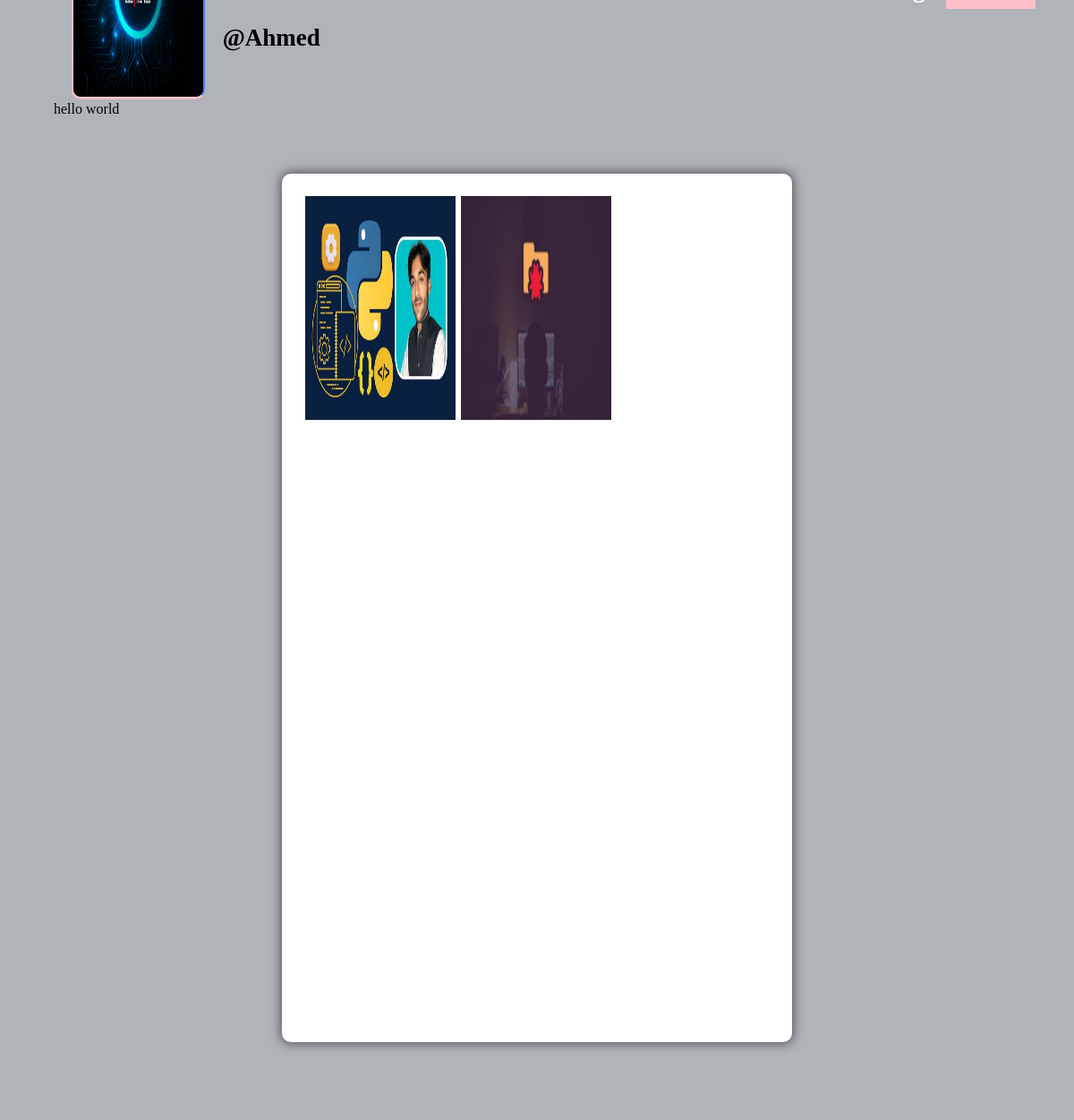
/accounts/profile/ahmed, run on the app's committed database.
### accounts/models.py (models this page shows, shortened)
class Profile(models.Model):
    user = models.ForeignKey(User, on_delete=models.CASCADE)
    bio = models.TextField(blank=True)
    profileimg =  models.ImageField(upload_to='profile_images',default='blank-profile-picture.png')
    location = models.CharField(max_length=50, blank=True)
    class Meta:
        verbose_name = ("Profile")
        verbose_name_plural = ("Profiles")

### core/models.py (models this page shows, shortened)
class Post(models.Model):
    id = models.UUIDField(primary_key=True, default=uuid.uuid4)
    user = models.CharField(max_length=50)
    img = models.ImageField(upload_to='post_image')
    description = models.TextField()
    created_at = models.DateTimeField(default=datetime.now)
    no_of_like =models.IntegerField(default=0)
    class Meta:
        verbose_name = ("Post")
        verbose_name_plural = ("Posts")

### accounts/views.py (the view)
# urls.py: path('profile/<str:pk>', views.profile, name='profile'),
def profile(request, pk):
    user_object = User.objects.get(username=pk)
    user_profile = Profile.objects.get(user=user_object)
    user_posts = Post.objects.filter(user=pk)
    user_post_length = len(user_posts)
    followers = request.user.username
    user = pk
    if FollowersCount.objects.filter(followers=followers, user=user).first():
        button_text = 'UnFollow'
    else:
        button_text = 'Follow'
    user_followers = len(FollowersCount.objects.filter(user=pk))
    user_following = len(FollowersCount.objects.filter(followers=pk))
    context = {
         'user_object' : user_object,
         'user_profile' : user_profile,
         'user_posts' : user_posts,
         'user_post_length' : user_post_length,
         'button_text' : button_text,
         'user_followers' : user_followers,
         'user_following' : user_following,
    }
    return render(request, 'accounts/profile.html', context)

### accounts/templates/accounts/profile.html (shortened to what this page needs)
{% load static %}
<!DOCTYPE html>
<html lang="en">
<head>
    <link rel="stylesheet" href="{% static 'css/main.min.css' %}">
    <link rel="stylesheet" href="{% static 'css/style.css' %}">
    <link rel="stylesheet" href="{% static 'css/color.css' %}">
    <link rel="stylesheet" href="{% static 'css/responsive.css' %}">
</head>
<body>
	<section>
			<div class="feature-photo">
				<figure><img src="{% static 'images/resources/timeline-1.jpg' %}" alt=""></figure>
				<form action="/follow" method="POST">
					<div class="add-btn">
					{% if user_object.username == user.username %}
						<a href="/settings" data-ripple="" style="background-color: #ffc0cb; border: #ffc0cb;">Account Settings</a>
					{% else %}
						<a data-ripple=""><button type="submit" style="background-color: #ffc0cb; border: #ffc0cb;">{{button_text}}</button></a>
					{% endif %}
					</div>
				</form>
				<div class="container-fluid">
					<div class="row merged">
						<div class="col-lg-2 col-sm-3">
							<div class="user-avatar">
								<figure>
									<img src="{{user_profile.profileimg.url}}" style="height: 250px; width: 100%;" alt="">
								</figure>
							</div>
						</div>
						<div class="col-lg-10 col-sm-9">
							<div class="timeline-info">
								<ul>
									<li class="admin-name">
									  <h5 style="color: black;white-space: nowrap; width: 110px; font-size: 27px;"><b>@{{user_profile.user|capfirst}}</b></h5>
									</li>
								</ul>
							</div>
						</div>
					</div>
				</div>
			</div>
		</section>
		<section>
			<div class="bio">
				{{user_profile.bio}}
			</div>
		</section>
	<section>
		<div class="gap gray-bg">
			<div class="container-fluid">
				<div class="row">
					<div class="col-lg-12">
						<div class="row" id="page-contents">
							<div class="col-lg-3">
								<aside class="sidebar static">
								</aside>
							</div>
							<div class="col-lg-6">
								<div class="central-meta">
									<ul class="photos">
										{% for post in user_posts %}
											<li>
												<a class="strip" href="{{post.img.url}}" title="" data-strip-group="mygroup" data-strip-group-options="loop: false">
													<img src="{{post.img.url}}" style="height: 250px; width: 300px;" alt=""></a>
											</li>
										{% endfor %}
									</ul>
								</div>
							</div>
							<div class="col-lg-3">
								<aside class="sidebar static">
								</aside>
							</div>
						</div>
					</div>
				</div>
			</div>
		</div>
	</section>
</body>
</html>

### static/css/color.css (style rules this page uses)
#nprogress .bar, .timeline-info > ul li a::before, .add-btn > a, .activitiez > li::before, form button, .colla-apps > li a:hover, a.underline:before, .setting-row input:checked + label, .user-avatar:hover .edit-phto, .error-meta > a, .color-bg, .add-butn, .nav.nav-tabs.likes-btn > li a.active, a.dislike-btn, .drop > a:hover, .btn-view.btn-load-more:hover, .accordion .card h5 button[aria-expanded="true"], .chat-head, .f-page > figure em, .inbox-panel-head > ul > li > a, .nav-tabs--left .nav-link.active, .nav-tabs--left .nav-link.active:hover, footer .widget-title h4::before, #topcontrol, .sidebar .widget-title::before, .f-title::before, .g-post-classic > figure > i::after, .purify > a, .help-list > a:hover, .open-position::before, .info > a, .category-box:hover, .category-box.selected, a.main-btn, .section-heading::before, .getquot-baner, .more-branches > h4::before, .is-helpful > a, .cart-optionz > li > a:hover, .paginationz > li a:hover, .paginationz > li a.active, .shopping-cart, a.btn2:hover, .form-submit > input[type="submit"], button.submit-checkout, .delete-cart:hover, .proceed .button, .amount-area .update-cart, a.addnewforum, .apply-bttons > a { background: orange; }

### static/css/responsive.css (style rules this page uses)
@media screen and (max-width: 1281px) and (min-width: 1024px) { .photos > li { min-width: 32.2%; width: 32.2%; } }
@media screen and (max-width: 1281px) and (min-width: 1024px) { .timeline-info { line-height: 51px; } }
@media screen and (max-width: 1281px) and (min-width: 1024px) { .timeline-info .admin-name > h5 { font-size: 20px; } }
@media screen and (max-width: 1281px) and (min-width: 1024px) { .user-avatar { width: 80.2% } }

### data on the page
Profile: profileimg (picture), user "Ahmed", bio "hello world"
Post: img (picture)
Post: img (picture)
